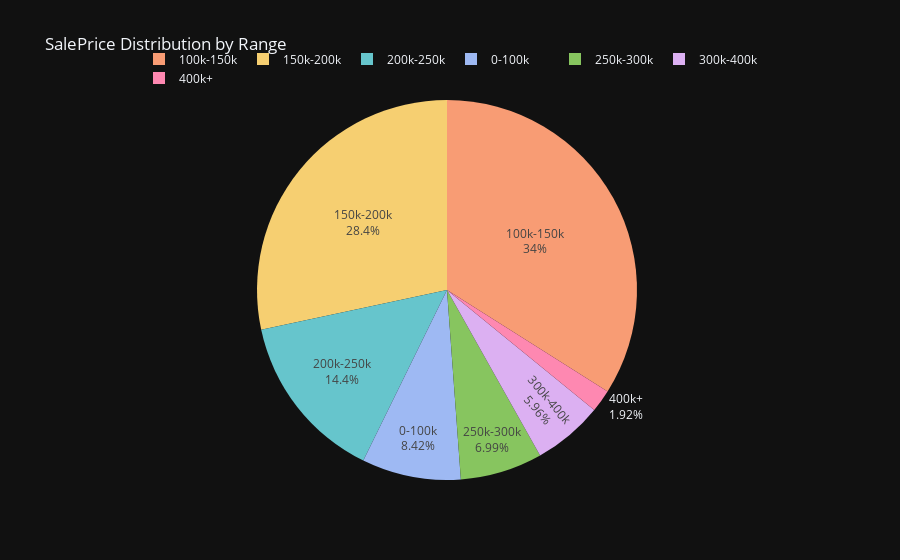

The code cell stored with this chart in its notebook:
### Code cell
import plotly.express as px

# 1️⃣ Create SalePrice bins
bins = [0, 100000, 150000, 200000, 250000, 300000, 400000, df['SalePrice'].max()]
labels = ['0-100k', '100k-150k', '150k-200k', '200k-250k', '250k-300k', '300k-400k', '400k+']
df['PriceRange'] = pd.cut(df['SalePrice'], bins=bins, labels=labels)

# 2️⃣ Create pie chart
fig = px.pie(df, names='PriceRange', title='SalePrice Distribution by Range',
             color='PriceRange', color_discrete_sequence=px.colors.qualitative.Pastel)

fig.update_layout(
    template='plotly_dark',  # Dark theme
    legend=dict(
        orientation="h",
        yanchor="bottom",
        y=1.02,
        xanchor="right",
        x=1
    )  # Adjust legend position
)

fig.update_traces(textinfo='percent+label')

fig.show()

### Figure 1 — Plotly figure (JSON) as saved in the notebook; plotly's stock layout.template omitted (floating-point values rounded to 4 significant figures; data arrays with more than 128 entries replaced by an {"elided": "..."} marker saying what was removed)
{"data": [{"customdata": {"elided": "1460x1 str values"}, "domain": {"x": [0, 1], "y": [0, 1]}, "hovertemplate": "PriceRange=%{customdata[0]}<extra></extra>", "labels": {"elided": "1460 str values"}, "legendgroup": "", "marker": {"colors": {"elided": "1460 str values"}}, "name": "", "showlegend": true, "textinfo": "percent+label", "type": "pie"}], "layout": {"legend": {"orientation": "h", "tracegroupgap": 0, "x": 1, "xanchor": "right", "y": 1.02, "yanchor": "bottom"}, "piecolorway": ["rgb(102, 197, 204)", "rgb(246, 207, 113)", "rgb(248, 156, 116)", "rgb(220, 176, 242)", "rgb(135, 197, 95)", "rgb(158, 185, 243)", "rgb(254, 136, 177)", "rgb(201, 219, 116)", "rgb(139, 224, 164)", "rgb(180, 151, 231)", "rgb(179, 179, 179)"], "title": {"text": "SalePrice Distribution by Range"}}}
